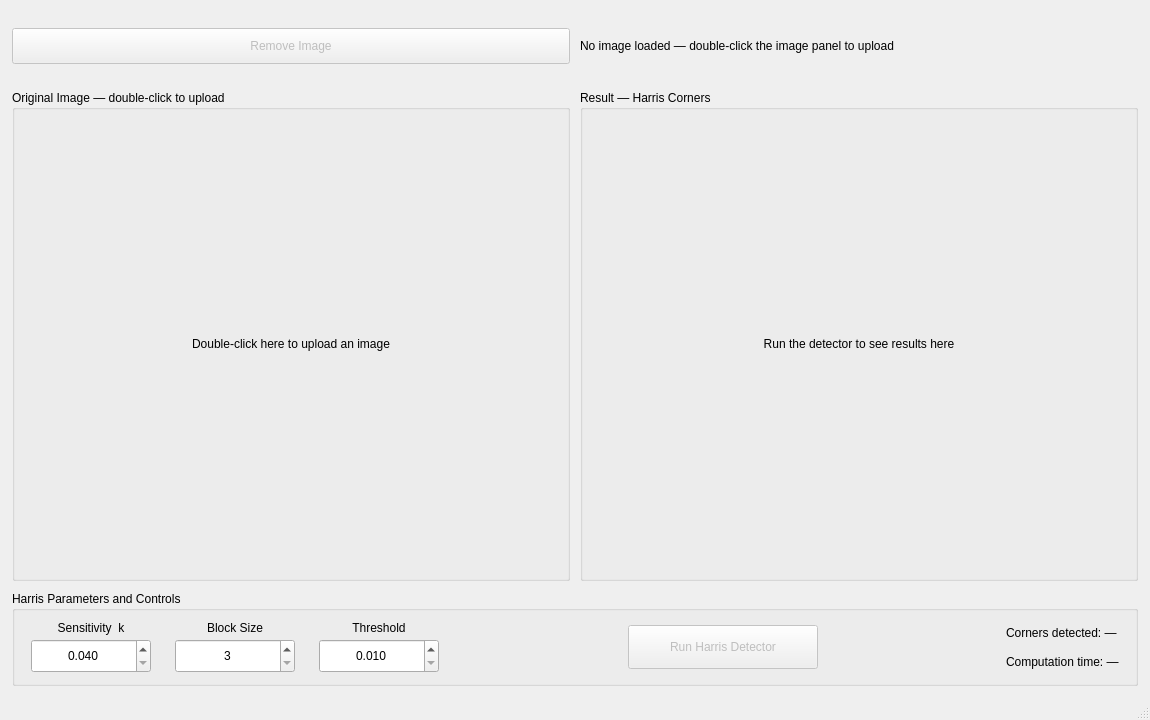
<?xml version="1.0" encoding="UTF-8"?>
<ui version="4.0">
 <class>MainWindow</class>
 <widget class="QMainWindow" name="MainWindow">
  <property name="geometry">
   <rect><x>0</x><y>0</y><width>1150</width><height>720</height></rect>
  </property>
  <property name="windowTitle">
   <string>Harris Corner Detector</string>
  </property>
  <property name="minimumSize">
   <size><width>900</width><height>600</height></size>
  </property>

  <widget class="QWidget" name="centralwidget">
   <layout class="QVBoxLayout" name="mainLayout">
    <property name="spacing"><number>10</number></property>
    <property name="leftMargin"><number>12</number></property>
    <property name="topMargin"><number>12</number></property>
    <property name="rightMargin"><number>12</number></property>
    <property name="bottomMargin"><number>12</number></property>

    <!-- Top info bar: remove button + file path -->
    <item>
     <layout class="QHBoxLayout" name="topBarLayout">
      <property name="spacing"><number>10</number></property>
      <item>
       <widget class="QPushButton" name="removeButton">
        <property name="text"><string>Remove Image</string></property>
        <property name="minimumSize"><size><width>140</width><height>36</height></size></property>
        <property name="enabled"><bool>false</bool></property>
        <property name="cursor"><cursorShape>PointingHandCursor</cursorShape></property>
       </widget>
      </item>
      <item>
       <widget class="QLabel" name="filePathLabel">
        <property name="text"><string>No image loaded — double-click the image panel to upload</string></property>
        <property name="alignment"><set>Qt::AlignVCenter | Qt::AlignLeft</set></property>
       </widget>
      </item>
     </layout>
    </item>

    <!-- Image panels -->
    <item>
     <layout class="QHBoxLayout" name="imagePanelsLayout">
      <property name="spacing"><number>10</number></property>

      <item>
       <widget class="QGroupBox" name="groupOriginal">
        <property name="title"><string>Original Image — double-click to upload</string></property>
        <layout class="QVBoxLayout" name="origBoxLayout">
         <property name="spacing"><number>2</number></property>
         <property name="leftMargin"><number>4</number></property>
         <property name="topMargin"><number>4</number></property>
         <property name="rightMargin"><number>4</number></property>
         <property name="bottomMargin"><number>4</number></property>
         <item>
          <widget class="QLabel" name="labelOriginal">
           <property name="text"><string>Double-click here to upload an image</string></property>
           <property name="alignment"><set>Qt::AlignCenter</set></property>
           <property name="minimumSize"><size><width>460</width><height>460</height></size></property>
           <property name="cursor"><cursorShape>PointingHandCursor</cursorShape></property>
          </widget>
         </item>
        </layout>
       </widget>
      </item>

      <item>
       <widget class="QGroupBox" name="groupResult">
        <property name="title"><string>Result — Harris Corners</string></property>
        <layout class="QVBoxLayout" name="resultBoxLayout">
         <property name="spacing"><number>2</number></property>
         <property name="leftMargin"><number>4</number></property>
         <property name="topMargin"><number>4</number></property>
         <property name="rightMargin"><number>4</number></property>
         <property name="bottomMargin"><number>4</number></property>
         <item>
          <widget class="QLabel" name="labelResult">
           <property name="text"><string>Run the detector to see results here</string></property>
           <property name="alignment"><set>Qt::AlignCenter</set></property>
           <property name="minimumSize"><size><width>460</width><height>460</height></size></property>
          </widget>
         </item>
        </layout>
       </widget>
      </item>

     </layout>
    </item>

    <!-- Controls panel -->
    <item>
     <widget class="QGroupBox" name="groupControls">
      <property name="title"><string>Harris Parameters and Controls</string></property>
      <layout class="QHBoxLayout" name="controlsLayout">
       <property name="spacing"><number>24</number></property>
       <property name="leftMargin"><number>16</number></property>
       <property name="topMargin"><number>10</number></property>
       <property name="rightMargin"><number>16</number></property>
       <property name="bottomMargin"><number>10</number></property>

       <!-- k -->
       <item>
        <layout class="QVBoxLayout">
         <property name="spacing"><number>4</number></property>
         <item>
          <widget class="QLabel">
           <property name="text"><string>Sensitivity  k</string></property>
           <property name="alignment"><set>Qt::AlignCenter</set></property>
          </widget>
         </item>
         <item>
          <widget class="QDoubleSpinBox" name="spinK">
           <property name="minimumSize"><size><width>120</width><height>34</height></size></property>
           <property name="alignment"><set>Qt::AlignCenter</set></property>
           <property name="decimals"><number>3</number></property>
           <property name="minimum"><double>0.040000000000000</double></property>
           <property name="maximum"><double>0.060000000000000</double></property>
           <property name="singleStep"><double>0.002000000000000</double></property>
           <property name="value"><double>0.040000000000000</double></property>
          </widget>
         </item>
        </layout>
       </item>

       <!-- Block Size -->
       <item>
        <layout class="QVBoxLayout">
         <property name="spacing"><number>4</number></property>
         <item>
          <widget class="QLabel">
           <property name="text"><string>Block Size</string></property>
           <property name="alignment"><set>Qt::AlignCenter</set></property>
          </widget>
         </item>
         <item>
          <widget class="QSpinBox" name="spinBlockSize">
           <property name="minimumSize"><size><width>120</width><height>34</height></size></property>
           <property name="alignment"><set>Qt::AlignCenter</set></property>
           <property name="minimum"><number>3</number></property>
           <property name="maximum"><number>7</number></property>
           <property name="singleStep"><number>2</number></property>
           <property name="value"><number>3</number></property>
          </widget>
         </item>
        </layout>
       </item>

       <!-- Threshold -->
       <item>
        <layout class="QVBoxLayout">
         <property name="spacing"><number>4</number></property>
         <item>
          <widget class="QLabel">
           <property name="text"><string>Threshold</string></property>
           <property name="alignment"><set>Qt::AlignCenter</set></property>
          </widget>
         </item>
         <item>
          <widget class="QDoubleSpinBox" name="spinThreshold">
           <property name="minimumSize"><size><width>120</width><height>34</height></size></property>
           <property name="alignment"><set>Qt::AlignCenter</set></property>
           <property name="decimals"><number>3</number></property>
           <property name="minimum"><double>0.010000000000000</double></property>
           <property name="maximum"><double>0.200000000000000</double></property>
           <property name="singleStep"><double>0.010000000000000</double></property>
           <property name="value"><double>0.010000000000000</double></property>
          </widget>
         </item>
        </layout>
       </item>

       <item>
        <spacer name="hSpacer">
         <property name="orientation"><enum>Qt::Horizontal</enum></property>
         <property name="sizeHint" stdset="0"><size><width>40</width><height>20</height></size></property>
        </spacer>
       </item>

       <!-- Run button -->
       <item>
        <widget class="QPushButton" name="runHarrisButton">
         <property name="text"><string>Run Harris Detector</string></property>
         <property name="minimumSize"><size><width>190</width><height>44</height></size></property>
         <property name="enabled"><bool>false</bool></property>
         <property name="cursor"><cursorShape>PointingHandCursor</cursorShape></property>
        </widget>
       </item>

       <item>
        <spacer name="hSpacer2">
         <property name="orientation"><enum>Qt::Horizontal</enum></property>
         <property name="sizeHint" stdset="0"><size><width>40</width><height>20</height></size></property>
        </spacer>
       </item>

       <!-- Results -->
       <item>
        <layout class="QVBoxLayout">
         <property name="spacing"><number>6</number></property>
         <item>
          <widget class="QLabel" name="labelCornerCount">
           <property name="text"><string>Corners detected: —</string></property>
          </widget>
         </item>
         <item>
          <widget class="QLabel" name="labelTime">
           <property name="text"><string>Computation time: —</string></property>
          </widget>
         </item>
        </layout>
       </item>

      </layout>
     </widget>
    </item>

   </layout>
  </widget>

  <widget class="QMenuBar" name="menubar">
   <property name="geometry">
    <rect><x>0</x><y>0</y><width>1150</width><height>22</height></rect>
   </property>
  </widget>
  <widget class="QStatusBar" name="statusbar"/>
 </widget>
 <resources/>
 <connections/>
</ui>
